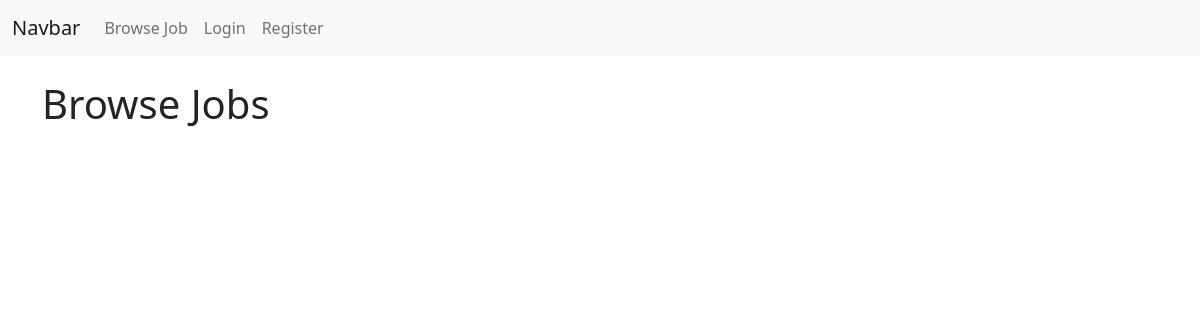
Page /browse-job/ on the earlier database version.
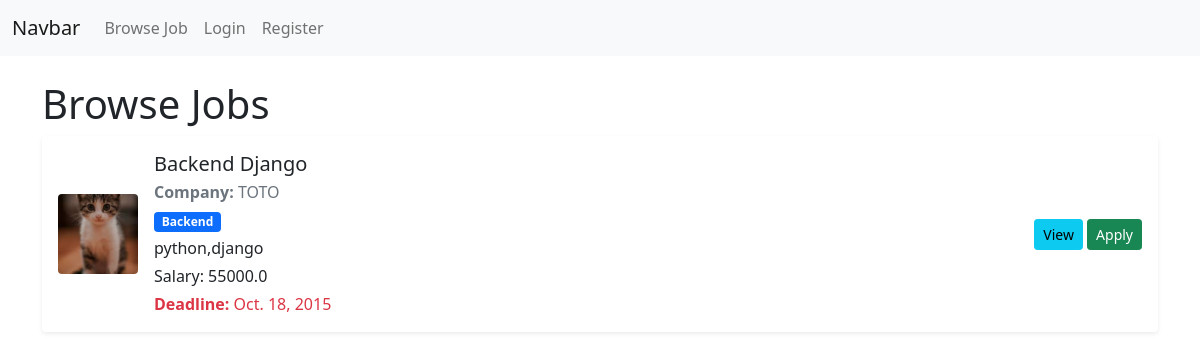
Same page on the later database version.
### JobPortalApp/models.py (models this page shows, shortened)
class JobPostModel(models.Model):
  posted_by = models.ForeignKey(
    RecruiterProfileModel,
    on_delete=models.CASCADE,
    related_name='job_post_info',
    null=True
  )
  category = models.ForeignKey(
    CategoryModel,
    on_delete=models.CASCADE,
    null=True
  )
  title = models.CharField(max_length=200, null=True)
  number_of_openings = models.PositiveIntegerField(null=True)
  description = models.TextField(null=True)
  skills_set = models.TextField(null=True)
  deadline = models.DateField(null=True)
  salary = models.FloatField(null=True)
  created_at = models.DateField(auto_now_add=True, null=True)
  updated_at = models.DateField(auto_now=True, null=True)
  def __str__(self):
      return f'{self.title}'

class RecruiterProfileModel(models.Model):
  recruiter = models.OneToOneField(
    CustomUserModel,
    on_delete=models.CASCADE,
    related_name='recruiter_profile',
    null=True
  )
  company_name=models.CharField(max_length=100, null=True)
  address = models.TextField(null=True)
  contact = models.CharField(max_length=20, null=True)
  logo = models.ImageField(upload_to='company_logo', null=True)
  created_at = models.DateField(auto_now_add=True, null=True)
  updated_at = models.DateField(auto_now=True, null=True)

class CategoryModel(models.Model):
  name = models.CharField(max_length=200, null=True)

### JobPortalApp/views.py (the view, shortened to what this page needs)
# urls.py: path('browse-job/',browse_job_view, name='browse_job_view'),
def browse_job_view(request):
    current_user = request.user
    print(current_user)
    search_query = request.GET.get('search_query')
    job_data = JobPostModel.objects.all()
    print("browse job: ", job_data)
    if search_query:
        job_data = JobPostModel.objects.filter(
            Q(title__icontains = search_query) |
            Q(category__name__icontains = search_query) |
            Q(posted_by__company_name__icontains = search_query)
        )
    context = {
        'job_data': job_data
    }
    return render(request,'browse-jobs.html', context)

### JobPortalApp/templates/browse-jobs.html (shortened to what this page needs)
{% extends 'master/base.html' %}
{% block content %}
  <h1>Browse Jobs</h1>
  {% for job in job_data %}
    <div class="card shadow-sm border-0 mb-3 mt-2">
      <div class="card-body">
        <div class="d-flex align-items-center">
          <div class="flex-shrink-0 me-3">
            <img src="{{ job.posted_by.logo.url }}" alt="{{ job.posted_by.company_name }}" class="rounded" style="width: 80px; height: 80px; object-fit: cover;" />
          </div>
          <div class="flex-grow-1">
            <h5 class="mb-1">{{ job.title }}</h5>
            <p class="mb-1 text-muted">
              <strong>Company:</strong>
              {{ job.posted_by.company_name }}
            </p>
            <p class="mb-1">
              <span class="badge bg-primary">{{ job.category.name }}</span>
            </p>
            <p class="mb-1">{{ job.skills_set }}</p>
            <p class="mb-1">Salary: {{ job.salary }}</p>
            <p class="mb-0 text-danger">
              <strong>Deadline:</strong>
              {{ job.deadline }}
            </p>
          </div>
          <div class="text-end">
            <a href="" class="btn btn-sm btn-info">View</a>
            {% if request.user.user_type != 'Recruiter' %}
              <a href="{% url 'apply_job_view' job.id %}" class="btn btn-sm btn-success">Apply</a>
            {% endif %}
          </div>
        </div>
      </div>
    </div>
  {% endfor %}
{% endblock %}

### JobPortalApp/templates/master/base.html (shortened to what this page needs)
<!doctype html>
<html lang="en">
  <head>
    <link href="https://cdn.jsdelivr.net/npm/bootstrap@5.0.2/dist/css/bootstrap.min.css" rel="stylesheet">
  </head>
  <body>
    {% include 'master/nav.html' %}
    <div class="container mt-4">
      {% block content %}
      {% endblock content %}
    </div>
  </body>
</html>

### JobPortalApp/templates/master/nav.html (shortened to what this page needs)
<nav class="navbar navbar-expand-lg navbar-light bg-light">
  <div class="container-fluid">
    <a class="navbar-brand" href="#">Navbar</a>
    <div class="collapse navbar-collapse" id="navbarSupportedContent">
      <ul class="navbar-nav me-auto mb-2 mb-lg-0">
        <li class="nav-item">
          <a class="nav-link" href="{% url 'browse_job_view' %}">Browse Job</a>
        </li>
        {% if request.user.is_authenticated %}
          {% if request.user.user_type == 'Seeker' %}
            <li class="nav-item">
              <a class="nav-link" href="{% url 'dashboard_view' %}">Dashboard</a>
            </li>
            <li class="nav-item">
              <a class="nav-link" href="{% url 'my_application' %}">My Application</a>
            </li>
          {% endif %}
          <li class="nav-item">
            <a class="nav-link" href="{% url 'profile_view' %}">Profile</a>
          </li>
          <li class="nav-item">
            <a class="nav-link" href="{% url 'logout_view' %}">Logout</a>
          </li>
        {% else %}
          <li class="nav-item">
            <a class="nav-link" href="{% url 'login_view' %}">Login</a>
          </li>
          <li class="nav-item">
            <a class="nav-link" href="{% url 'register_view' %}">Register</a>
          </li>
        {% endif %}
      </ul>
    </div>
  </div>
</nav>

Differences in the rows shown:
added JobPostModel: posted_by.logo (picture), title "Backend Django", posted_by.company_name "TOTO", category.name "Backend", skills_set "python,django", salary "55000.0", deadline "Oct. 18, 2015"
